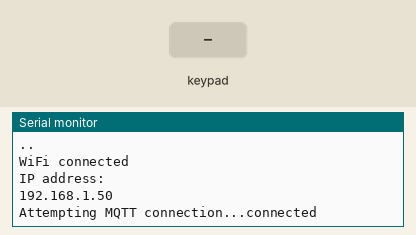
Recording of a sketch running on a simulated ESP32. Shown: the last lines printed to the serial monitor. Inputs (shaded band) come from the test bench. WiFi joins after 1.5 s; servers stay silent unless stated; no MQTT or app messages arrive unless stated.

Above: at 3.2 s.
3.3 s: key 'q' pressed
At 4.4 s:
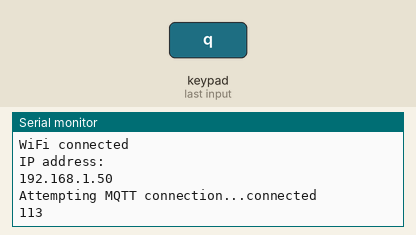
4.8 s: key 'w' pressed
At 5.6 s:
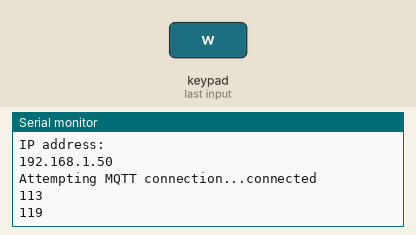

The sketch:

keypad.ino
```cpp
#include <Wire.h>
#include <WiFi.h>
#include <PubSubClient.h>
#include <Keypad.h>

const byte ROWS = 4; //four rows
const byte COLS = 4; //four columns
char keys[ROWS][COLS] = {
{'q','w','e'},
{'a','s','d'},
{' ','c','l'},
{'*',' ','#'}
};
byte rowPins[ROWS] = {32,33,25,26};//connect to the row pinouts of the keypad
byte colPins[COLS] = {27,14,12,13}; //connect to the column pinouts of the keypad
Keypad keypad = Keypad(makeKeymap(keys), rowPins, colPins, ROWS, COLS );

// Replace the next variables with your SSID/Password combination
const char* ssid = "Trym sin iPhone";
const char* password = "12345678";

// Add your MQTT Broker IP address, example:
const char* mqtt_server = "172.20.10.2";

WiFiClient espClient;
PubSubClient client(espClient);

void setup(){
  int attempts = 0;

  Serial.begin(115200);
  WiFi.begin(ssid, password);

  while (WiFi.status() != WL_CONNECTED) {
      delay(1000);
      attempts++;
      if (attempts > 20) {
        ESP.restart();
        }
      Serial.print(".");
  }

  Serial.println("");
  Serial.println("WiFi connected");
  Serial.println("IP address: ");
  Serial.println(WiFi.localIP());

  client.setServer(mqtt_server, 1883);
  //client.setCallback(callback);

}
void reconnect() {
  // Loop until we're reconnected
  while (!client.connected()) {
    Serial.print("Attempting MQTT connection...");
    // Attempt to connect
    if (client.connect("ESP8266Client")) {
      Serial.println("connected");
      // Subscribe
      client.subscribe("fjernstyring/keypad");
    } else {
      Serial.print("failed, rc=");
      Serial.print(client.state());
      Serial.println(" try again in 5 seconds");
      // Wait 5 seconds before retrying
      delay(5000);
    }
  }
}

void loop(){
  if(!client.connected()){
      reconnect();
    }
  client.loop();
  char key = keypad.getKey();  //Variable to store pressed key
  if (key != NO_KEY){
    //konverterer char til uint8_t for å kunne publishe
    uint8_t key_send = key;
    Serial.println(key_send); //Prints the key in serial monitor
    //publisher keypress til fjernstyring/keypad
    client.beginPublish("fjernstyring/keypad", 1 ,false);
    client.write(key);
    client.endPublish();
  }

}
```

Measured:
- after the input at 3.3 s, the serial monitor: prints a new line at once (image 1)
- after the input at 4.8 s, the serial monitor: prints a new line at once (image 2)
